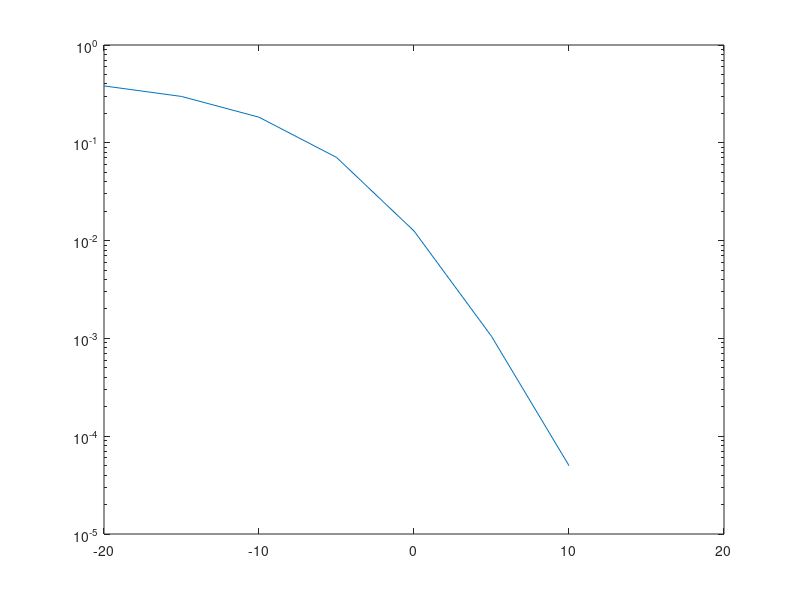

Here is the MATLAB script that generated this plot:
clc;
close all;

M=10.^4;
snr_db=-20:5:20;
snr_lin=10.^(snr_db./10);

sigma2=1;

x=randn(2,2,M);
yl=randn(2,2,M);
h=sqrt(sigma2/2).*(x+1j.*yl);

noise=sqrt(sigma2/2).*(randn(2,M)+1j.*randn(2,M));

b_mod=randi([0 1],2,M);
data=zeros(2,M);
x_hat=zeros(2,M);
b_hat=zeros(2,M);
ber_prac=zeros(1,length(snr_db));

for j=1:length(snr_db)
    p=snr_lin(j);
    for jj=1:M
        for jjj=1:2
            if b_mod(jjj,jj)==1
                x_hat(jjj,jj)=sqrt(p);
            else
                x_hat(jjj,jj)=-sqrt(p);
            end
        end
        
        h_tildae=[h(1,:,jj); h(2,:,jj); conj(h(1,2,jj)) -conj(h(1,1,jj));conj(h(2,2,jj)) -conj(h(2,1,jj))];
        noise_tildae=[noise(1,jj);noise(2,jj);conj(noise(1,jj));conj(noise(2,jj))];
        
        y=h_tildae*x_hat(:,jj)+noise_tildae;
        
        h_one=h_tildae(:,1);
        h_two=h_tildae(:,2);
        
        b_hat(1)=(h_one)'*y;
        b_hat(2)=(h_two)'*y;
        
        for jjj=1:2
            if real(b_hat(jjj))>0
                data(jjj,jj)=1;
            else
                data(jjj,jj)=0;
            end
        end
        
        final=xor(data,b_mod);
        error=sum(sum(final))/(2*M);
        
    end
    ber_prac(j)=error;
end

semilogy(snr_db,ber_prac);


